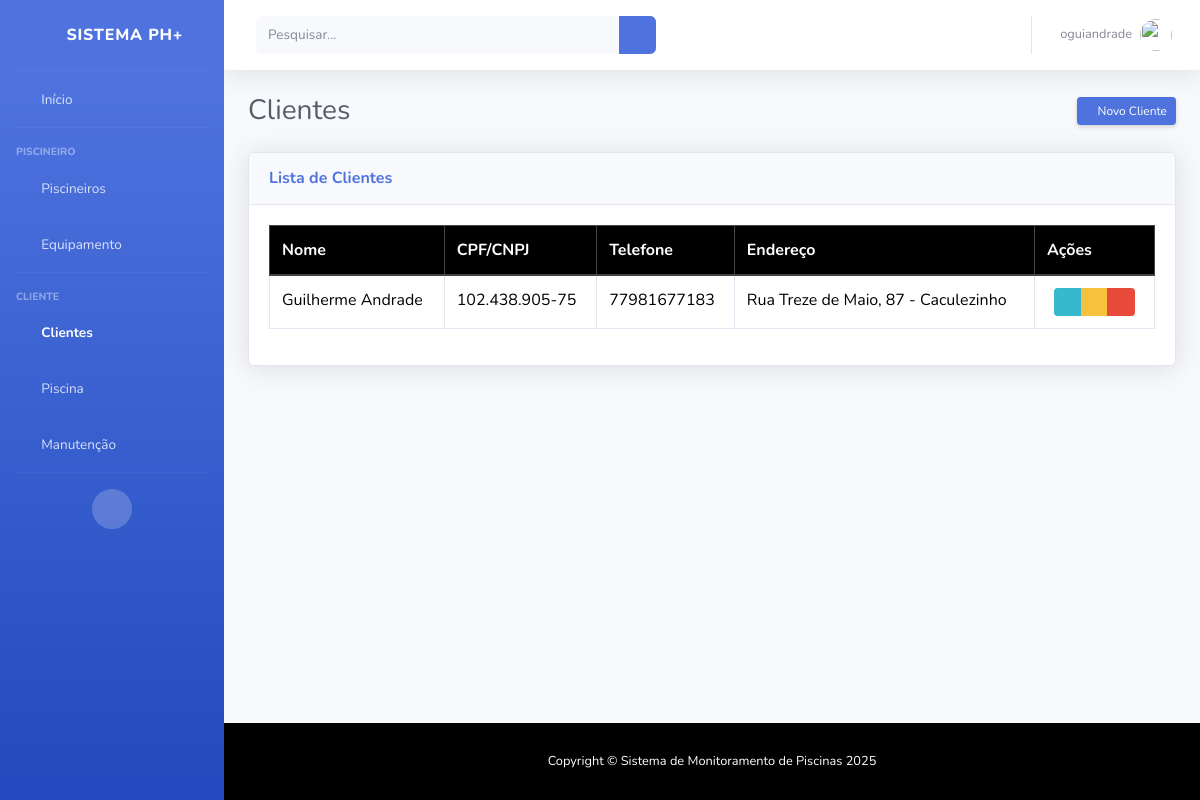
The app's page /cliente/ (signed in) with its own data.
### cliente/models.py (models this page shows, shortened)
class Cliente(User):
    cpf_cnpj = models.CharField(max_length=20, unique=True, blank=True, null=True)
    telefone = models.CharField(max_length=20, blank=True, null=True)
    rua = models.CharField(max_length=255, blank=True, null=True)
    cep = models.CharField(max_length=10, blank=True, null=True)
    bairro = models.CharField(max_length=100, blank=True, null=True)
    numero = models.IntegerField(blank=True, null=True)
    complemento = models.CharField(max_length=100, blank=True, null=True)
    class Meta:
        verbose_name = 'Cliente'
        verbose_name_plural = 'Clientes'

### cliente/views.py (the view)
# urls.py: path('', views.index, name="cliente_index"),
@login_required
def index(request):
    clientes = Cliente.objects.all()
    can_edit = user_is_admin(request.user)
    can_delete = user_is_admin(request.user)
    return render(request, 'cliente/index.html', {
        'clientes': clientes,
        'can_edit': can_edit,
        'can_delete': can_delete
    })

### templates/cliente/index.html (shortened to what this page needs)
{% extends 'base.html' %}
{% load static %}
{% block content %}
<div class="d-sm-flex align-items-center justify-content-between mb-4">
    <h1 class="h3 mb-0 text-gray-800">Clientes</h1>
    <a href="{% url 'cliente_add' %}" class="d-none d-sm-inline-block btn btn-sm btn-primary shadow-sm">
        <i class="fas fa-plus fa-sm text-white-50"></i> Novo Cliente
    </a>
</div>
<div class="card shadow mb-4">
    <div class="card-header py-3">
        <h6 class="m-0 font-weight-bold text-primary">Lista de Clientes</h6>
    </div>
    <div class="card-body">
        <div class="table-responsive">
            <table class="table table-bordered custom-table-header" id="dataTable" width="100%" cellspacing="0">
                <thead>
                    <tr>
                        <th>Nome</th>
                        <th>CPF/CNPJ</th>
                        <th>Telefone</th>
                        <th>Endereço</th>
                        <th>Ações</th>
                    </tr>
                </thead>
                <tbody>
                    {% for cliente in clientes %}
                    <tr>
                        <td>{{ cliente.get_full_name|default:cliente.username }}</td>
                        <td>{{ cliente.cpf_cnpj|default:"Não informado" }}</td>
                        <td>{{ cliente.telefone|default:"Não informado" }}</td>
                        <td>
                            {% if cliente.rua and cliente.numero and cliente.bairro %}
                                {{ cliente.rua }}, {{ cliente.numero }} - {{ cliente.bairro }}
                            {% else %}
                                Não informado
                            {% endif %}
                        </td>
                        <td class="text-center">
                            <div class="btn-group" role="group">
                                <a href="{% url 'cliente_detalhe' cliente.id %}" class="btn btn-info btn-sm"
                                    title="Visualizar">
                                    <i class="fas fa-eye"></i>
                                </a>
                                <a href="{% url 'cliente_edit' cliente.id %}" class="btn btn-warning btn-sm"
                                    title="Editar">
                                    <i class="fas fa-edit"></i>
                                </a>
                                <a href="{% url 'cliente_delete' cliente.id %}" class="btn btn-danger btn-sm"
                                    title="Excluir">
                                    <i class="fas fa-trash"></i>
                                </a>
                            </div>
                        </td>
                    </tr>
                    {% endfor %}
                </tbody>
            </table>
        </div>
    </div>
</div>
{% endblock %}

### templates/topbar.html (shortened to what this page needs)
{% load static %}
<nav class="navbar navbar-expand navbar-light bg-white topbar mb-4 static-top shadow">
    <form class="d-none d-sm-inline-block form-inline mr-auto ml-md-3 my-2 my-md-0 mw-100 navbar-search">
        <div class="input-group">
            <input type="text" class="form-control bg-light border-0 small" placeholder="Pesquisar..."
                aria-label="Search" aria-describedby="basic-addon2">
            <div class="input-group-append">
                <button class="btn btn-primary" type="button">
                    <i class="fas fa-search fa-sm"></i>
                </button>
            </div>
        </div>
    </form>
    <ul class="navbar-nav ml-auto">
        <li class="nav-item dropdown no-arrow">
            <a class="nav-link dropdown-toggle" href="#" id="userDropdown" role="button" data-toggle="dropdown"
                aria-haspopup="true" aria-expanded="false">
                <span class="mr-2 d-none d-lg-inline text-gray-600 small">
                    {% if user.is_authenticated %}
                    {{ user.username }}
                    {% else %}
                    Guest
                    {% endif %}
                </span>
                <img class="img-profile rounded-circle" src="{% static 'sb-admin-2/img/undraw_profile.svg' %}">
            </a>
        </li>
    </ul>
</nav>

### templates/base.html (style rules this page uses)
html, body { height: 100%; }
body { display: flex; flex-direction: column; min-height: 100vh; }

### templates/cliente/index.html (style rules this page uses)
#dataTable th:nth-child(5), #dataTable td:nth-child(5) { width: 120px; min-width: 120px; max-width: 120px; }
.btn-group-sm>.btn, .btn-sm { padding: 0.25rem 0.5rem; font-size: 0.75rem; }
table.custom-table-header thead tr { background-color: #000000 !important; }
table.custom-table-header thead th { background-color: #000000 !important; color: #ffffff !important; border-color: #444 !important; border-bottom: 2px solid #444 !important; }

### records on screen
Cliente: get_full_name "Guilherme Andrade", cpf_cnpj "102.438.905-75", telefone "77981677183", rua "Rua Treze de Maio", numero "87", bairro "Caculezinho"

### other values on screen
{{ user.username }} "oguiandrade"
